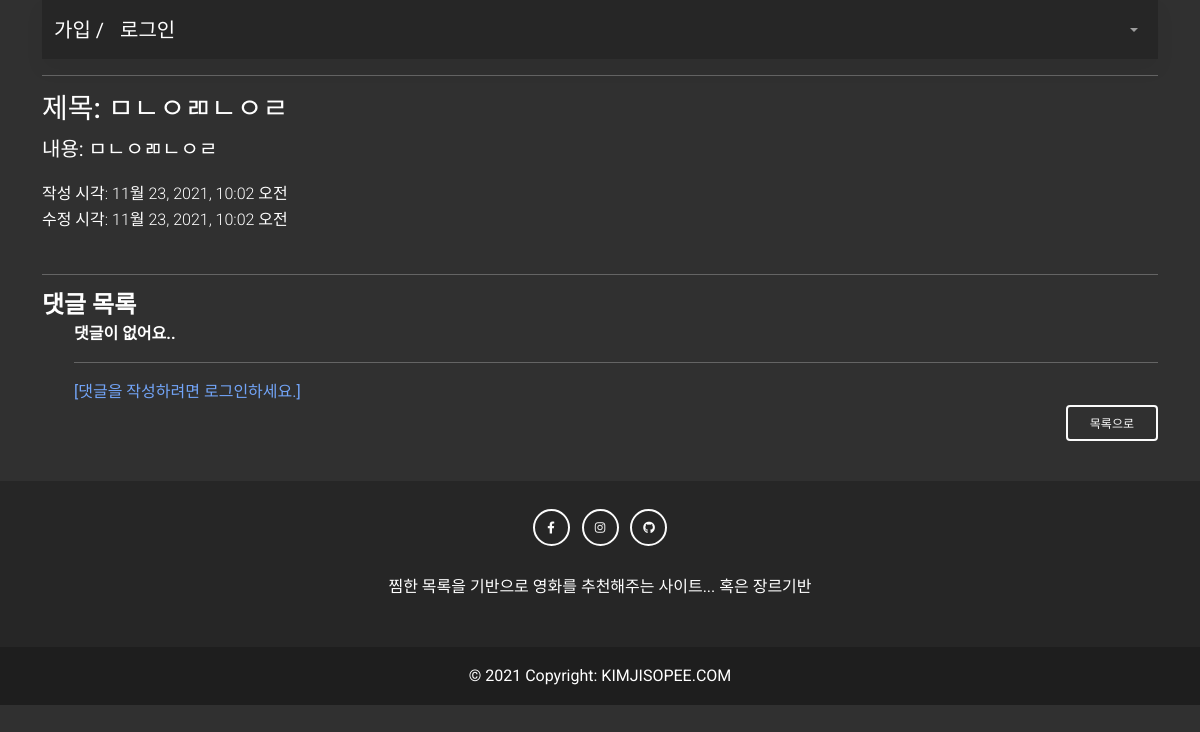
/community/8/, run on the app's committed database.
### community/models.py (models this page shows, shortened)
class Review(models.Model):
    title = models.CharField(max_length=100)
    content = models.TextField()
    created_at = models.DateTimeField(auto_now_add=True)
    updated_at = models.DateTimeField(auto_now=True)
    user = models.ForeignKey(settings.AUTH_USER_MODEL, on_delete=models.CASCADE)

### community/views.py (the view)
# urls.py: path('<int:review_pk>/', views.detail, name='detail'),
@require_GET
def detail(request, review_pk):
    review = get_object_or_404(Review, pk=review_pk)
    comments = review.comment_set.all()
    comment_form = CommentForm()
    context = {
        'review': review,
        'comment_form': comment_form,
        'comments': comments,
    }
    return render(request, 'community/detail.html', context)

### community/templates/community/detail.html (shortened to what this page needs)
{% extends 'base.html' %}
{% block content %}
  <hr>
  <h3>제목: {{ review.title }}</h3>
  <p class='fs-5'>내용: {{ review.content }}</p>
  <div class='fw-light'>작성 시각: {{ review.created_at }}</div>
  <div class='fw-light'>수정 시각: {{ review.updated_at }}</div>
  <br>
  <hr>
  <h4 class='fw-bold d-inline'>댓글 목록</h4>
  <ul>
  {% for comment in comments %}
    <li>
      {{ comment.user }} - {{ comment.content }}
        {% if user == comment.user %}
          <form action="{% url 'community:delete_comment' review.pk comment.pk %}" method="POST" class="d-inline">
            {% csrf_token %}
            <button class="btn btn-outline-danger btn-sm">
              <i class="fas fa-trash-alt fa-sm"></i>
            </button>
          </form>
        {% endif %}
    </li>
  {% empty %}
    <p><b>댓글이 없어요..</b></p>
  {% endfor %}
  <hr>
  {% if request.user.is_authenticated %}
    <form action="{% url 'community:create_comment' review.pk %}" method="POST">
      {% csrf_token %}
      {{ comment_form }}
      <input type="submit" class="btn btn-outline-light mb-4" value="댓글쓰기">
    </form>
  {% else %}
    <a href="{% url 'accounts:login' %}">[댓글을 작성하려면 로그인하세요.]</a>
  {% endif %}
  <div class='d-flex justify-content-end'>
    <a href="{% url 'community:index' %}" type='btn' class='btn btn-outline-light mb-4'>목록으로</a>
  </div>
{% endblock  %}

### data on the page
Review: title "ㅁㄴㅇㄻㄴㅇㄹ", content "ㅁㄴㅇㄻㄴㅇㄹ", created_at "11월 23, 2021, 10:02 오전", updated_at "11월 23, 2021, 10:02 오전"
